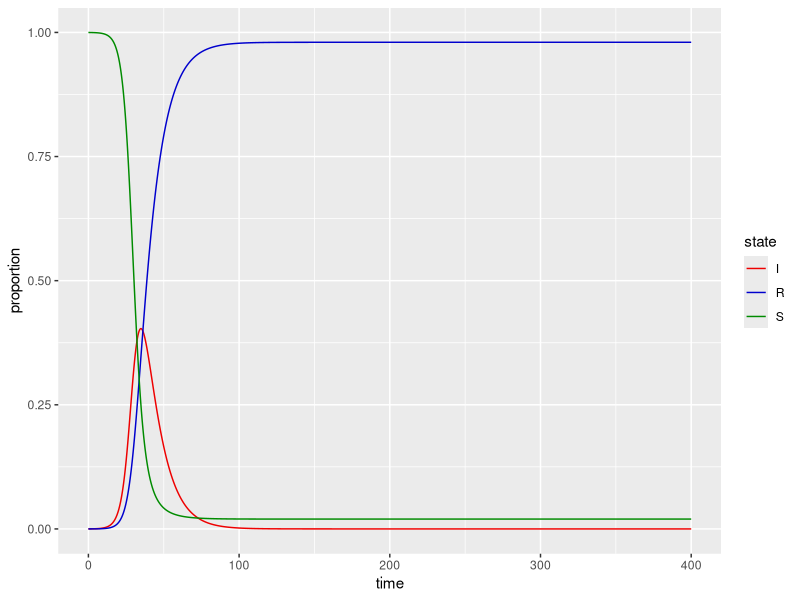
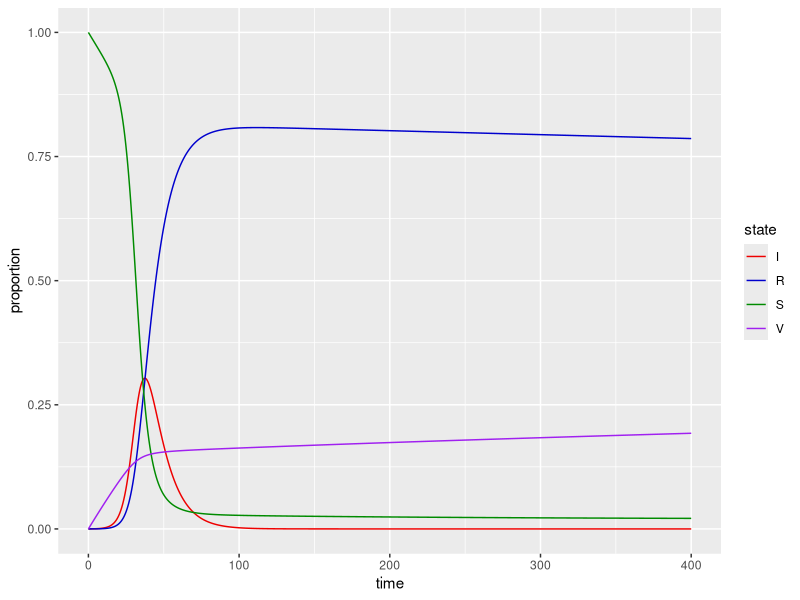

Write the R code that produced these figures, in order.
#install.packages("deSolve")
#install.packages("ggplot2")
#install.packages("tidyr")
#Install these packages if you haven't already. 
#'deSolve' is a package for numerically solving differential equations. We will use it to "solve" our SIR models. 
#'ggplot2' is a package for visualizing data. We will use it to plot the results of our SIR models. 
#'tidyr' is a package for data cleaning and organizing. We will use its 'pivot_longer' function to re-shape our simulated data for plotting. 
library(deSolve)
library(ggplot2)
library(tidyr)

# Define SIR model function
SIR <- function(time, state, parameters) {
  with(as.list(c(state, parameters)), {
    dS <- -beta * S * I
    dI <- (beta * S * I) - (gamma * I)
    dR <- gamma * I
    return(list(c(dS, dI, dR)))
  })
}

#Define how long we want to simulate. Let's choose 100 with time steps of 0.01. This could be 100 days, weeks, hours, whatever. 
#REMEMBER that you cannot simply change between units of time without also changing your parameters (beta, gamma) because those 
#are time unit-specific parameters. 
times <- seq(0, 400, by = 0.01)

#Define initial state sizes. These are in units of the proportion of the population.
initial.I <- 0.0001
initial.R <- 0
initial.S <- 1-initial.I-initial.R

# Set initial values and parameters
initial.values <- c(S = initial.S, I = initial.I, R = initial.R) 
parameters <- c(beta = 0.4, gamma = 0.1)

#The function ode() comes from the deSolve package that you loaded at the beginning of the script. It 'solves' your equation, but you need to give
#it your model in form of a function (your SIR() function), the starting values, the parameters, and the time series you want to simulate on. 
#In the below code, we solve the equation, save it as a dataframe called 'output', and change it from wide to long format. 
output<- as.data.frame(ode(func = SIR, y = initial.values, parms = parameters, times = times)) %>%
  pivot_longer(!time, names_to="state",values_to="proportion") 
#View(output)

#Now we can plot the model results: 
SIR.plot <- ggplot(aes(x=time, y=proportion, color=state), data=output)+
  geom_line()+
  scale_y_continuous(limits=c(0,1), breaks=c(0,0.25,0.5,0.75,1))+
  scale_color_manual(values=c("red2","blue3","green4"));SIR.plot





### Adding vaccination class with waning immunity:
SIRv <- function(time, state, parameters) {
  with(as.list(c(state, parameters)), {
    dS <- (-beta * S * I) + (theta * (V+R)) - (tau * S)
    dI <- (beta * S * I) - (gamma * I)
    dR <- (gamma * I) - (theta * R)
    dV <- (tau * S) - (theta * V)
    return(list(c(dS, dI, dR, dV)))
  })
}
#This assumes the rate at which immunity is lost is same between vaccination immunity and recovered immunity.


#Define initial state sizes. These are in units of the proportion of the population.
initial.I <- 0.0001
initial.R <- 0
initial.V <- 0
initial.S <- 1-initial.I-initial.R-initial.V

# Set initial values and parameters
initial.values <- c(S = initial.S, I = initial.I, R = initial.R, V = initial.V) 
parameters <- c(beta = 0.4, gamma = 0.1, tau = 0.005, theta = 0.0001)

output<- as.data.frame(ode(func = SIRv, y = initial.values, parms = parameters, times = times)) %>%
  pivot_longer(!time, names_to="state",values_to="proportion") 
#View(output)

SIRv.plot <- ggplot(aes(x=time, y=proportion, color=state), data=output)+
  geom_line()+
  scale_color_manual(values=c("red2","blue3","green4","purple"));SIRv.plot
